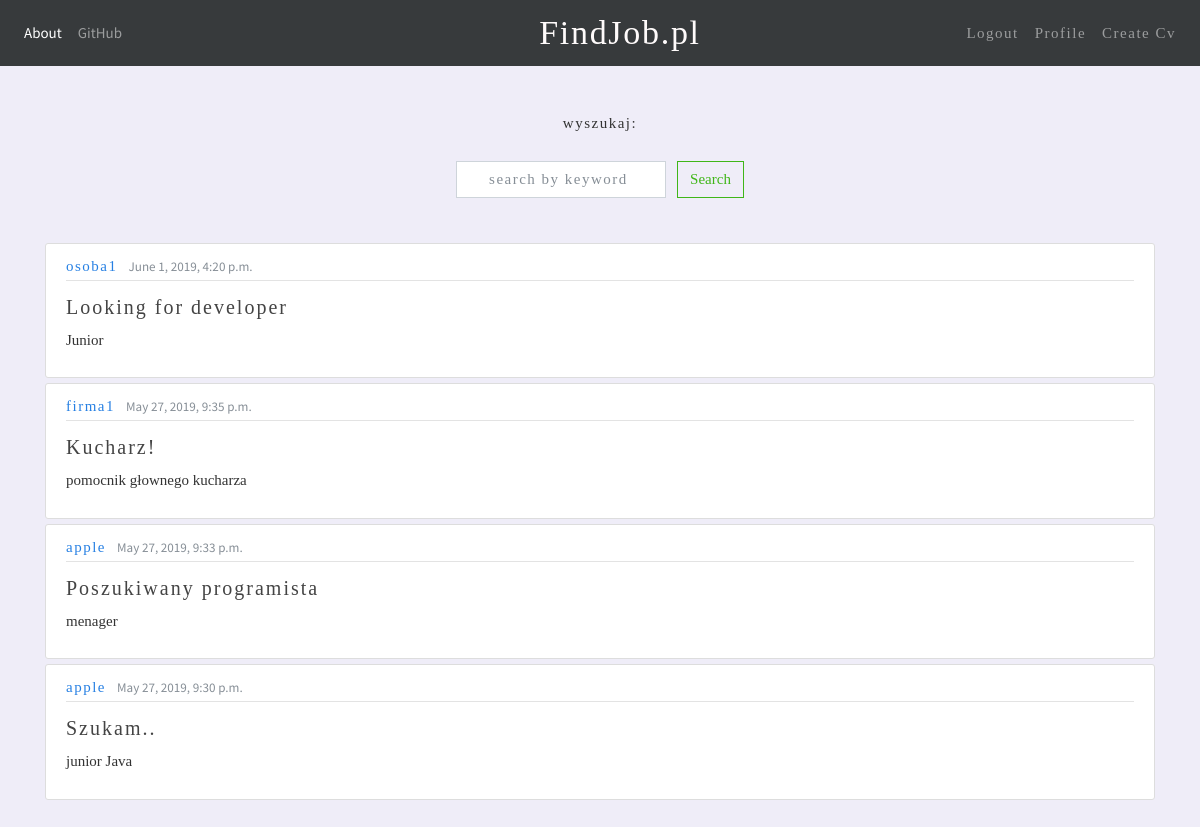
The page / (signed in) on the database its author committed.
### jobservice/models.py (models this page shows, shortened)
class JobOffer(models.Model):
    title = models.CharField(max_length= 50,default="")
    industry = models.CharField(max_length= 50,default="")
    proffesion = models.CharField(max_length= 50,default="")
    jobPosition = models.CharField(max_length= 50,default="")
    jobType = models.CharField(max_length= 50,default="")
    ExperienceLevel = models.CharField(max_length= 50,default="")
    postdate = models.DateTimeField(default=timezone.now)
    companyName = models.ForeignKey(User, on_delete = models.CASCADE)
    location =  models.CharField(max_length=300,default="")
    jobDescription = models.TextField()

class User(AbstractUser):
    is_person = models.BooleanField(default=False)
    is_company = models.BooleanField(default=False)

### companyusers/views.py (the view)
# urls.py: path('', OfferListView.as_view(), name='jobs-home'),
class OfferListView(ListView):
    model = JobOffer
    template_name = 'jobservice/home.html'
    context_object_name = 'joboffers'
    ordering = ['-postdate']
    paginate_by = 10

### jobservice/templates/jobservice/home.html (shortened to what this page needs)
{% extends "jobservice/base.html"%}
{% block content%}
<br>
<br>
<div class=" pasek_napis ">
    wyszukaj:
    <br> <br>
</div>
<form class="form-inline ">
    <div class=" mx-auto">
        <input class="form-control pasek_napis mr-2" type="text" placeholder="search by keyword " name='q'>
        <button class="btn btn-outline-success " value="Search" style="font-family: Nunito Sans; "
            type="submit">Search</button>
    </div>
</form>
<br>
<br>
{% for joboffer in joboffers %}
<article class="media content-section">
    <div class="media-body">
        <div class="article-metadata">
            <a class="mr-2 pasek_napis"
                href="{% url 'companyview' company_id=joboffer.companyName.pk %}">{{ joboffer.companyName }}</a>
            <small class="text-muted">{{ joboffer.postdate}}</small>
        </div>
        <h2><a class="article-title pasek_napis " style="font-size: 20px;"
                href="{% url 'offer-details' joboffer.pk%}">{{ joboffer.title }}</a></h2>
        <p class="article-content" style="font-family: Nunito Sans;">{{ joboffer.jobPosition }}</p>
    </div>
</article>
{% endfor %}
<br>
<br>
{%endblock content%}

### jobservice/static/jobservice/main.css (style rules this page uses)
.pasek_napis { font-family: Nunito Sans; font-style: normal; font-weight: normal; font-size: 15px; line-height: 25px; align-items: center; text-align: center; letter-spacing: 0.1em; mix-blend-mode: normal; }
input::placeholder { color: white; }
body { background: #efedf8; color: #333333; }
h1, h2, h3, h4, h5, h6 { color: #444444; }
.content-section { background: #ffffff; padding: 10px 20px; border: 1px solid #dddddd; border-radius: 3px; margin-bottom: 5px; width: 100%; }
.article-title { color: #444444; }
.article-content { white-space: pre-line; }
.article-metadata { padding-bottom: 1px; margin-bottom: 4px; border-bottom: 1px solid #e3e3e3 }

### rows shown on the page
JobOffer: companyName "osoba1", postdate "June 1, 2019, 4:20 p.m.", title "Looking for developer", jobPosition "Junior"
JobOffer: companyName "firma1", postdate "May 27, 2019, 9:35 p.m.", title "Kucharz!", jobPosition "pomocnik głownego kucharza"
JobOffer: companyName "apple", postdate "May 27, 2019, 9:33 p.m.", title "Poszukiwany programista", jobPosition "menager"
JobOffer: companyName "apple", postdate "May 27, 2019, 9:30 p.m.", title "Szukam..", jobPosition "junior Java"
